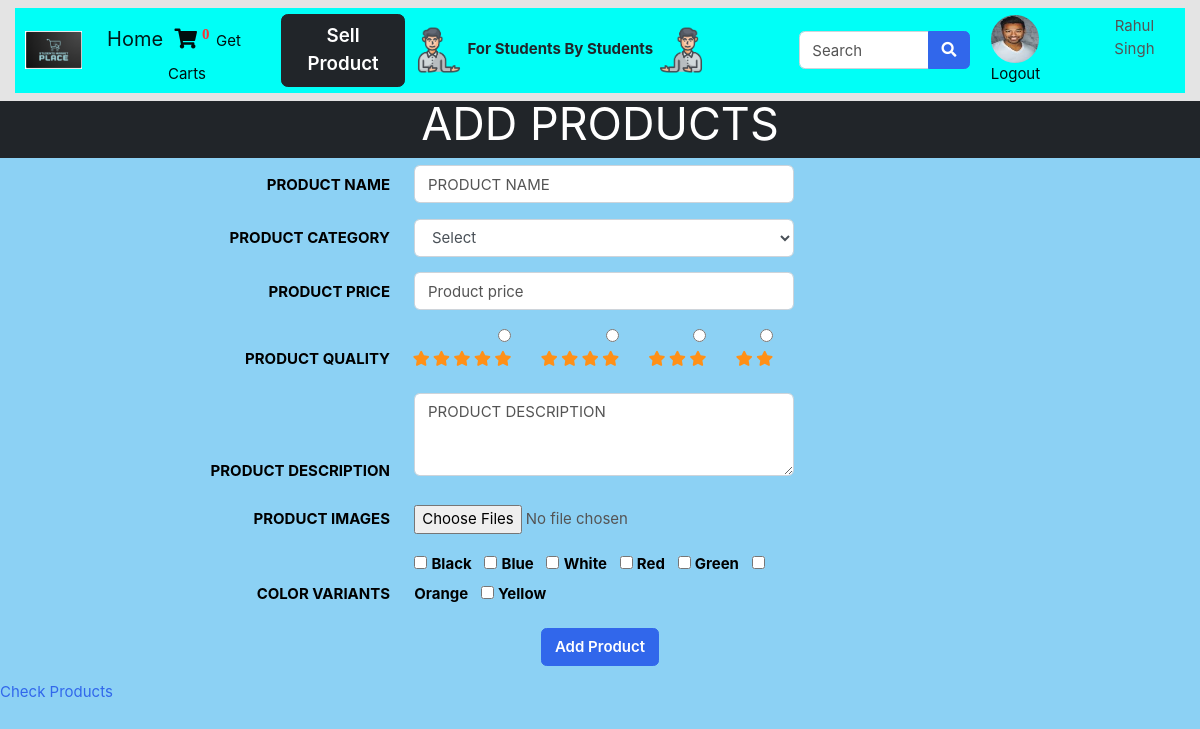
The app's page /product/sell_product (signed in) with its own data.
### accounts/models.py (models this page shows, shortened)
class Profile(BaseModel):
    user = models.OneToOneField(User , on_delete=models.CASCADE , related_name="profile")
    is_email_verified = models.BooleanField(default=False)
    email_token = models.CharField(max_length=100 , null=True , blank = True)
    profile_image = models.ImageField(upload_to = 'profile')
    college_id = models.CharField(max_length=100 , null=True , blank = True)
    college_name = models.CharField(max_length=100 , null=True , blank = True)
    contact_number = models.CharField(max_length=100 , null=True , blank = True)
    street_address = models.CharField(max_length=100 , null=True , blank = True)
    state = models.CharField(max_length=100 , null=True , blank = True)
    city = models.CharField(max_length=100 , null=True , blank = True)
    pincode = models.CharField(max_length=100 , null=True , blank = True)
    def get_cart_count(self):
        return CartItems.objects.filter(cart__is_paid = False , cart__user = self.user).count()

### products/models.py (models this page shows, shortened)
class ColorVariant(BaseModel):
    color_name = models.CharField(max_length=100)
    price=models.IntegerField(default=0)

### products/views.py (the view, shortened to what this page needs)
# urls.py: path('sell_product', insert_product, name="sell_product")
def insert_product(request):
    if request.user.is_authenticated:
        Size_Variant = SizeVariant.objects.all()
        Color_Variant = ColorVariant.objects.all()
        Categories = Category.objects.all()
        context = {"SizeVariant" : Size_Variant , "ColorVariant": Color_Variant, "Category": Categories}
        user_data = {'user': User.objects.get(username = request.user.username)}
        profile  = Profile.objects.get(user = user_data['user'].id)
        return render(request, "product/sell_product.html", context = context)
    else:
        messages.warning(request, '🤦‍♂️To add product, you should 🙋‍♂️sign in!')
        return render(request , 'accounts/login.html')

### templates/product/sell_product.html (shortened to what this page needs)
{% extends "base/base.html" %}
{% block start %}
<form class="form-horizontal" method="POST" action="{% url 'sell_product'%}">
<fieldset>
<div class="text-center bg-dark text-white mt-5"><legend style="font-size: 3rem;">ADD PRODUCTS</legend></div>
<div class="form-group">
  <label class="col-md-4 control-label" for="product_name">PRODUCT NAME</label>
  <div class="col-md-4">
  <input id="product_name" name="product_name" placeholder="PRODUCT NAME" class="form-control input-md" required="" type="text">
  </div>
</div>
<div class="form-group">
  <label class="col-md-4 control-label" for="product_categorie">PRODUCT CATEGORY</label>
  <div class="col-md-4">
    <select id="product_categorie" name="category"  class="form-control">
        <option selected disabled>Select</option>
    </select>
  </div>
</div>
<div class="form-group">
  <label class="col-md-4 control-label" for="online_date">PRODUCT PRICE</label>
  <div class="col-md-4">
  <input id="online_date" name="price" placeholder="Product price" class="form-control input-md" required type="text">
  </div>
</div>
<div class="form-group">
  <div class="">
    <label class="col-md-4 control-label" for="online_date">PRODUCT QUALITY</label>
    <label class="col-md-0">
      <input type="radio" name="product_quality" value="5" class="product_rating" required>
      <div class=" text-warning">
        <i class="fa fa-star"></i> <i class="fa fa-star"></i> <i class="fa fa-star"></i>
        <i class="fa fa-star"></i> <i class="fa fa-star"></i>
      </div>
    </label>
    <label class="col-md-0">
      <input type="radio" name="product_quality" value="4" class="product_rating" required>
      <div class=" text-warning">
        <i class="fa fa-star"></i> <i class="fa fa-star"></i> <i class="fa fa-star"></i>
        <i class="fa fa-star"></i>
      </div>
    </label>
    <label class="col-md-0">
      <input type="radio" name="product_quality" value="3" class="product_rating" required>
      <div class=" text-warning">
        <i class="fa fa-star"></i> <i class="fa fa-star"></i> <i class="fa fa-star"></i>
      </div>
    </label>
    <label class="col-md-0">
      <input type="radio" name="product_quality" value="2" class="product_rating" required>
      <div class="text-warning">
        <i class="fa fa-star"></i> <i class="fa fa-star"></i>
      </div>
    </label>
  </div>
</div>
<div class="form-group">
  <label class="col-md-4 control-label" for="product_name_fr">PRODUCT DESCRIPTION</label>
  <div class="col-md-4">
    <textarea class="form-control " name="description" id="product_name_fr" placeholder="PRODUCT DESCRIPTION" rows="3"></textarea>
  </div>
</div>
<div class="form-group">
 <label class="col-md-4 control-label" for="filebutton">PRODUCT IMAGES</label>
 <div class="col-md-4">
   <input id="filebutton" name="images" class="input-file" multiple type="file">
 </div>
</div>
<div class="form-group">
    <label class="col-md-4 control-label" for="color_variant">COLOR VARIANTS</label>
    <div class="col-md-4">
      {% for color in ColorVariant.all %}
      <input type="checkbox"  id="{{color.uuid}}" value="{{color.uuid}}" group="colorVariant" name="color_variant" />
      <label for="{{color.uuid}}">{{color.color_name}}</label>
      <span class="col-md-0">&nbsp;</span>
      {% endfor %}
    </div>
</div>
<div class="form-group">
  <div class="text-center">
    <button id="singlebutton" type="submit" name="addbutton" class="btn btn-primary">Add Product</button>
  </div>
  </div>
</fieldset>
</form>
<a href="{%url 'index' %}">Check Products</a>
{% endblock %}

### templates/base/base.html (shortened to what this page needs)
<!DOCTYPE HTML>
<html lang="en">
<head>
<link href="/media/css/bootstrap.css" rel="stylesheet" type="text/css"/>
<link href="/media/fonts/fontawesome/css/all.min.css" type="text/css" rel="stylesheet">
<link href="/media/css/ui.css" rel="stylesheet" type="text/css"/>
<link href="/media/css/responsive.css" rel="stylesheet" />
</head>
<body style="background-color: rgb(140, 209, 244);">
	<header class="section-header" style="background-color:chartreuse; ">
		  <div class="m-4"  style="background-color: rgb(0, 255, 247);">
			<nav class="navbar navbar-expand-lg navbar-light bg-light fixed-top" style="background-color: rgb(0, 255, 247);">
				<div class="container-fluid" style="background-color: rgb(0, 255, 247);">
					<a href="#" class="navbar-brand">
						<img src="/media/images/smplogo.ico" height="38" alt="CoolBrand">
					</a>
					<div class="collapse navbar-collapse" id="navbarCollapse" style="background-color: rgb(0, 255, 247);">
						<div class="navbar-nav" style="background-color: rgb(0, 255, 247);">
							<a href="{% url 'index' %}" class="nav-item nav-link  icon-sm active">Home</a>
							<a href="{% url 'cart' %}" class="nav-item nav-link" tabindex="-1"><i class="icon icon-sm  fa fa-shopping-cart">
								{% if request.user.is_authenticated %}
								<sup class="text-danger">
								{{request.user.profile.get_cart_count}}</sup>
								{% endif %}</i>Get Carts</a>
						</div>
						<a href="{% url 'sell_product' %}" class="btn btn-dark btn-rounded nav-item btn-lg nav-link text-white">Sell Product</a>
					</div>
					<div class="text col-lg-4 col-sm-6" style="background-color: rgb(0, 255, 247);">
						<span class="text-dark ">
							<img class=" icon icon-sm bore" width="50" height="50"  src="/media/images/welcome_you_left.png" alt="🤦">
							<strong> For Students By Students </strong>
							<img class=" icon icon-sm bore" width="50" height="50"  src="/media/images/welcome_you.png" alt="🤦">
						</span>
					</div>
					<div class="col-lg-2 col-sm-6" style="background-color: rgb(0, 255, 247);">
						<form action="#" class="search">
							<div class="input-group w-100" style="background-color: rgb(0, 255, 247);">
								<input type="text" class="form-control" placeholder="Search">
								<div class="input-group-append" style="background-color:rgb(0, 255, 247);">
								  <button class="btn btn-primary" type="submit">
									<i class="fa fa-search"></i>
								  </button>
								</div>
							</div>
						</form>
					</div>
					<div class="navbar-nav ms-auto">
						{% if request.user.is_authenticated %}
						<a href="{% url 'logout' %}" class="nav-item nav-link">{% if request.user.profile.profile_image.url is not None %}
							<img src="{{request.user.profile.profile_image.url}}" class="rounded-circle icon icon-sm bore" width="50" height="50" alt="profile image">
							{% else %}
							<img src="/media/images/defaultprofile.png" class="rounded-circle icon icon-sm bore" width="50" height="50" alt="profile image">
							{% endif %}
							Logout</a>
							<div class="col-lg-5 col-sm-6 text-center">
							<p class="pt-2">{{request.user.first_name}} {{ request.user.last_name }}</p>
							</div>
						{% else %}
						<a href="{% url 'login' %}" class="nav-item nav-link"><img src="/media/images/defaultprofile.png" class="rounded-circle icon icon-sm bore" width="50" height="50" alt="profile image"> Login</a>
						{% endif %}
					</div>
				</div>
			</nav>
		</div>
		</header>
		{% block start %}
		{% endblock %}
</body>
</html>

### public/static/css/ui.css (style rules this page uses)
html { font-family: 'Inter', sans-serif; font-size: 15px; }
.icon-xs, .icon-sm, .icon-md, .icon-lg { display: inline-block; text-align: center; flex-shrink: 0; flex-grow: 0; }
.icon-sm { width: 48px; height: 48px; line-height: 48px; font-size: 20px; }
article:after, .form-group:after { display: block; clear: both; content: ""; }
p:last-child { margin-bottom: 0; }

### templates/product/sell_product.html (style rules this page uses)
div.col-md-4 { display: inline-block; }
label { color: black; font-weight: bold; text-align: right; }

### records on screen
ColorVariant: color_name "Black"
ColorVariant: color_name "Blue"
ColorVariant: color_name "White"
ColorVariant: color_name "Red"
ColorVariant: color_name "Green"
ColorVariant: color_name "Orange"
ColorVariant: color_name "Yellow"

### other values on screen
{{ request.user.profile.get_cart_count }} "0"
{{ request.user.first_name }} "Rahul"
{{ request.user.last_name }} "Singh"
